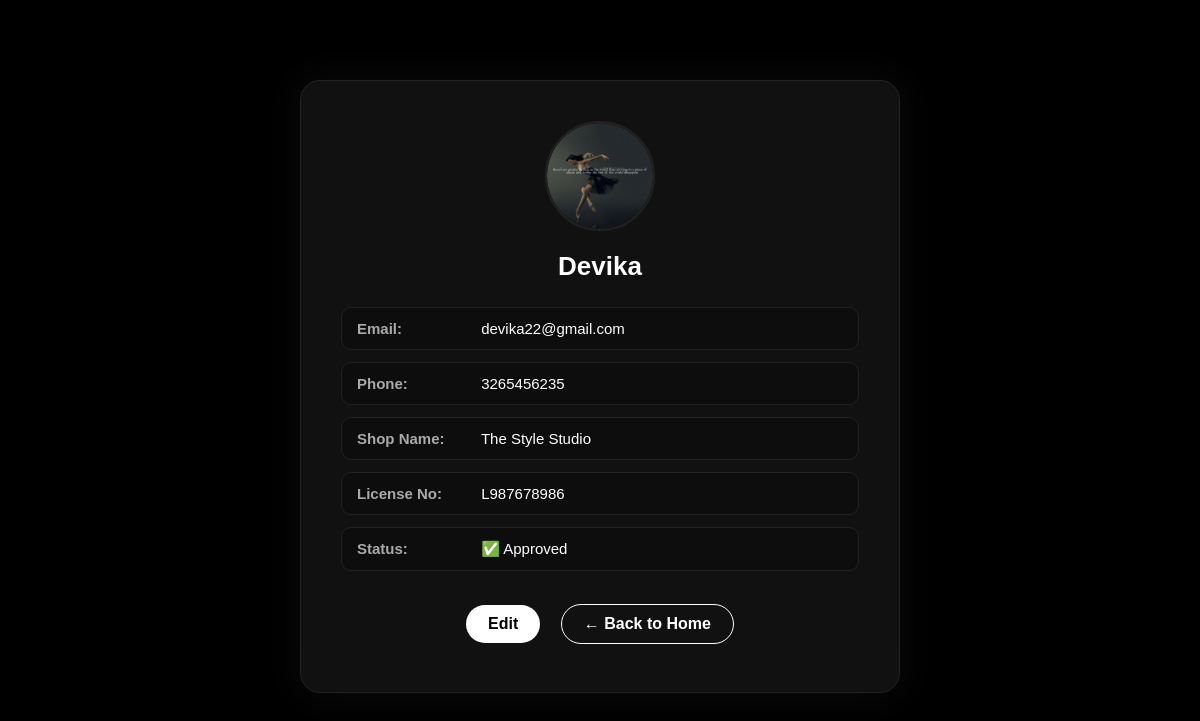
The app's page /shop_ownerprofile/ (signed in) with its own data.
### danceapp/models.py (models this page shows)
class shop(models.Model):
     name=models.CharField(max_length=100,null=True,blank=True)
     email=models.EmailField(max_length=100,null=True,blank=True,unique=True)
     image=models.FileField(upload_to='owner_images/',null=True,blank=True)
     phone=models.IntegerField(null=True,blank=True)
     password=models.CharField(max_length=20,null=True,blank=True)
     isapproved=models.BooleanField(default=False)
     isrejected=models.BooleanField(default=False)
     licenseno=models.CharField(max_length=10,null=True,blank=True)
     shopname=models.CharField(max_length=100,null=True,blank=True)

### danceapp/views.py (the view)
# urls.py: path('shop_ownerprofile/',views.shop_ownerprofile,name='shop_ownerprofile'),
def shop_ownerprofile(request):
    if 'email' in request.session:
        email=request.session['email']
        try:
            owner=models.shop.objects.get(email=email)
            return render(request,'shop_ownerprofile.html',{'owner':owner})
        except models.shop.DoesNotExist:
            return HttpResponse("<script> alert('Owner not found'); window.location.href='/owner_login/'; </script>")
    return HttpResponse("<script> alert('email not found'); window.location.href='/owner_login/'; </script>")

### danceapp/templates/shop_ownerprofile.html (shortened to what this page needs)
{% load static %}
<!DOCTYPE html>
<html lang="en">
<head>
</head>
<body>
  <div class="profile-card">
    <div class="avatar">
      {% if owner.image %}
        <img src="{{ owner.image.url }}" alt="Profile Image">
      {% else %}
        <span>{{ owner.name|first|upper }}</span>
      {% endif %}
    </div>
    <h2>{{ owner.name }}</h2>
    <div class="info">
      <p><strong>Email:</strong> {{ owner.email }}</p>
      <p><strong>Phone:</strong> {{ owner.phone }}</p>
      <p><strong>Shop Name:</strong> {{ owner.shopname }}</p>
      <p><strong>License No:</strong> {{ owner.licenseno }}</p>
      <p><strong>Status:</strong>
        {% if owner.isapproved %}
          ✅ Approved
        {% elif owner.isrejected %}
          ❌ Rejected
        {% else %}
          ⏳ Pending
        {% endif %}
      </p>
    </div>
    <div class="proof">
      {% if owner.proof %}
        <a href="{{ owner.proof.url }}" target="_blank">View Proof Document</a>
      {% else %}
        <a href="/ownereditprofile/">Edit</a>
      {% endif %}
      <a href="/ownerhome/" class="back-btn">← Back to Home</a>
    </div>
  </div>
</body>
</html>

### danceapp/templates/shop_ownerprofile.html (style rules this page uses)
:root { --bg: #000; --panel: #111; --card: #0d0d0d; --border: #222; --text: #ffffff; --muted: #aaaaaa; --accent: #ffffff; }
* { margin: 0; padding: 0; box-sizing: border-box; font-family: "Poppins", sans-serif; }
body { min-height: 100vh; background: var(--bg); color: var(--text); display: flex; flex-direction: column; align-items: center; justify-content: flex-start; }
.profile-card { background: var(--panel); padding: 40px; border-radius: 20px; border: 1px solid var(--border); box-shadow: 0 0 40px rgba(255,255,255,0.05); width: 90%; max-width: 600px; text-align: center; margin-top: 80px; animation: fadeIn 0.8s ease; }
.avatar { width: 110px; height: 110px; border-radius: 50%; background: var(--card); display: flex; align-items: center; justify-content: center; font-size: 40px; color: var(--text); margin: 0 auto 20px; border: 2px solid var(--border); overflow: hidden; }
.avatar img { width: 100%; height: 100%; border-radius: 50%; object-fit: cover; }
.profile-card h2 { font-size: 26px; margin-bottom: 15px; font-weight: 600; }
.info { text-align: left; margin-top: 25px; }
.info p { margin: 12px 0; font-size: 15px; background: var(--card); padding: 12px 15px; border-radius: 10px; border: 1px solid var(--border); }
.info strong { color: var(--muted); width: 120px; display: inline-block; }
.proof { margin-top: 25px; text-align: center; }
.proof a { display: inline-block; background: #ffffff; padding: 10px 22px; border-radius: 25px; color: #000; font-weight: 600; text-decoration: none; transition: 0.3s ease; margin: 8px; }
.back-btn { background: transparent !important; color: #ffffff !important; border: 1px solid #ffffff; }

### records on screen
shop: image (picture), name "Devika", email "devika22@gmail.com", phone "3265456235", shopname "The Style Studio", licenseno "L987678986"
